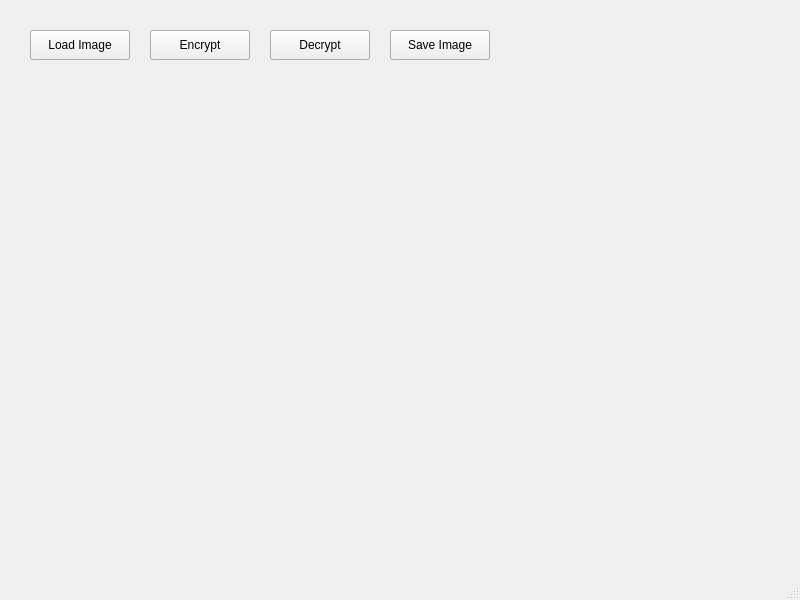
<?xml version="1.0" encoding="UTF-8" ?>
<ui version="4.0">
    <class>MainWindow</class>
    <widget class="QMainWindow" name="MainWindow">
        <property name="geometry">
            <rect>
                <x>0</x>
                <y>0</y>
                <width>800</width>
                <height>600</height>
            </rect>
        </property>
        <property name="windowTitle">
            <string>Image Encryptor</string>
        </property>
        <widget class="QWidget" name="centralwidget">
            <widget class="QPushButton" name="loadImageButton">
                <property name="geometry">
                    <rect>
                        <x>30</x>
                        <y>30</y>
                        <width>100</width>
                        <height>30</height>
                    </rect>
                </property>
                <property name="text">
                    <string>Load Image</string>
                </property>
            </widget>
            <widget class="QPushButton" name="encryptButton">
                <property name="geometry">
                    <rect>
                        <x>150</x>
                        <y>30</y>
                        <width>100</width>
                        <height>30</height>
                    </rect>
                </property>
                <property name="text">
                    <string>Encrypt</string>
                </property>
            </widget>
            <widget class="QPushButton" name="decryptButton">
                <property name="geometry">
                    <rect>
                        <x>270</x>
                        <y>30</y>
                        <width>100</width>
                        <height>30</height>
                    </rect>
                </property>
                <property name="text">
                    <string>Decrypt</string>
                </property>
            </widget>
            <widget class="QPushButton" name="saveImageButton">
                <property name="geometry">
                    <rect>
                        <x>390</x>
                        <y>30</y>
                        <width>100</width>
                        <height>30</height>
                    </rect>
                </property>
                <property name="text">
                    <string>Save Image</string>
                </property>
            </widget>
            <widget class="QLabel" name="originalImageLabel">
                <property name="geometry">
                    <rect>
                        <x>30</x>
                        <y>80</y>
                        <width>200</width>
                        <height>200</height>
                    </rect>
                </property>
                <property name="text">
                    <string />
                </property>
                <property name="scaledContents">
                    <bool>false</bool>
                </property>
            </widget>
            <widget class="QLabel" name="encryptedImageLabel">
                <property name="geometry">
                    <rect>
                        <x>270</x>
                        <y>80</y>
                        <width>200</width>
                        <height>200</height>
                    </rect>
                </property>
                <property name="text">
                    <string />
                </property>
                <property name="scaledContents">
                    <bool>false</bool>
                </property>
            </widget>
            <widget class="QLabel" name="decryptedImageLabel">
                <property name="geometry">
                    <rect>
                        <x>510</x>
                        <y>80</y>
                        <width>200</width>
                        <height>200</height>
                    </rect>
                </property>
                <property name="text">
                    <string />
                </property>
                <property name="scaledContents">
                    <bool>false</bool>
                </property>
            </widget>
        </widget>
        <widget class="QMenuBar" name="menubar">
            <property name="geometry">
                <rect>
                    <x>0</x>
                    <y>0</y>
                    <width>800</width>
                    <height>26</height>
                </rect>
            </property>
        </widget>
        <widget class="QStatusBar" name="statusbar" />
    </widget>
    <resources />
    <connections />
</ui>
